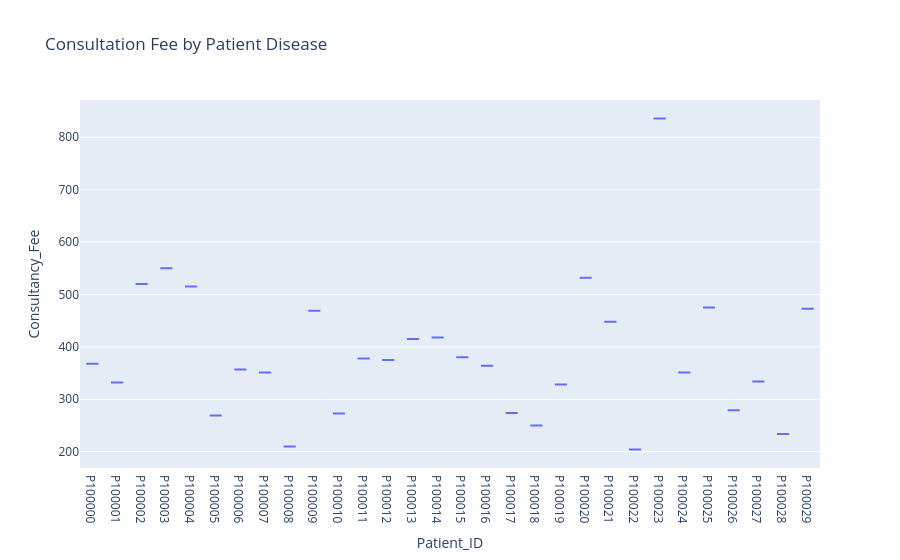

Notebook code cell kept with this figure:
### Code cell
fig = px.box(df.head(30), x = 'Patient_ID', y = 'Consultancy_Fee', title = "Consultation Fee by Patient Disease")
fig.show()

### Figure 1 — Plotly figure (JSON) as saved in the notebook; plotly's stock layout.template omitted (floating-point values rounded to 4 significant figures)
{"data": [{"alignmentgroup": "True", "hovertemplate": "Patient_ID=%{x}<br>Consultancy_Fee=%{y}<extra></extra>", "legendgroup": "", "marker": {"color": "#636efa"}, "name": "", "notched": false, "offsetgroup": "", "orientation": "v", "showlegend": false, "type": "box", "x": ["P100000", "P100001", "P100002", "P100003", "P100004", "P100005", "P100006", "P100007", "P100008", "P100009", "P100010", "P100011", "P100012", "P100013", "P100014", "P100015", "P100016", "P100017", "P100018", "P100019", "P100020", "P100021", "P100022", "P100023", "P100024", "P100025", "P100026", "P100027", "P100028", "P100029"], "x0": " ", "xaxis": "x", "y": [368, 332, 520, 550, 515, 269, 357, 351, 210, 469, 273, 378, 375, 415, 418, 380, 364, 274, 250, 328, 532, 448, 204, 836, 351, 475, 279, 334, 234, 473], "y0": " ", "yaxis": "y"}], "layout": {"boxmode": "group", "legend": {"tracegroupgap": 0}, "title": {"text": "Consultation Fee by Patient Disease"}, "xaxis": {"anchor": "y", "domain": [0, 1], "title": {"text": "Patient_ID"}}, "yaxis": {"anchor": "x", "domain": [0, 1], "title": {"text": "Consultancy_Fee"}}}}
